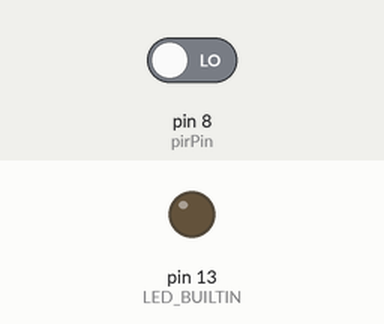
Simulated run of this sketch. Board: Arduino Uno, built with avr-gcc and run on an emulated ATmega328P. On the bench: output pins drawn as LEDs (lit = HIGH). Inputs (shaded band) come from the test bench; at power-on: pin 8 (pirPin) LOW. What the sketch prints to the serial monitor is not drawn.

Above: at 1.2 s.
1.3 s: pin 8 (pirPin) driven HIGH
At 1.8 s:
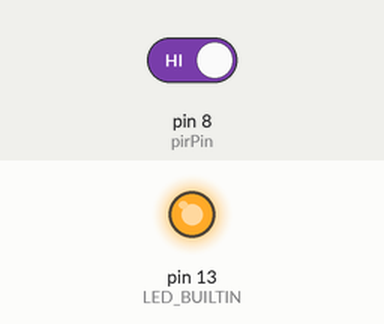
2.8 s: pin 8 (pirPin) driven LOW
At 4.2 s:
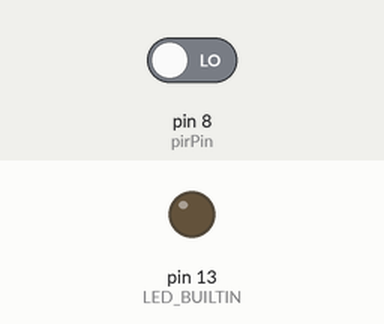
Timing chart, 0 to 5.8 s (numbered marks = the images above; inputs shaded):
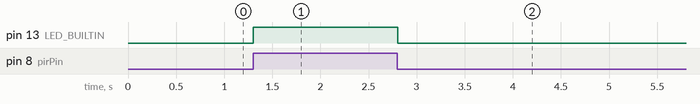

The sketch:

pir_nov23_2019.ino
```cpp
#define pirPin 8

void setup() {
  Serial.begin(9600);
  // put your setup code here, to run once:
  pinMode(LED_BUILTIN, OUTPUT);
  pinMode(pirPin, INPUT);

}

void loop() {
  // put your main code here, to run repeatedly:

  if(digitalRead(pirPin) == HIGH) {
    Serial.print(digitalRead(pirPin));
    digitalWrite(LED_BUILTIN, HIGH);
  } else {
    Serial.print(digitalRead(pirPin));
    digitalWrite(LED_BUILTIN, LOW);
  }

}
```

Measured:
- after the input at 1.3 s, pin 13 (LED_BUILTIN): LOW → HIGH at once
- after the input at 2.8 s, pin 13 (LED_BUILTIN): HIGH → LOW at once
